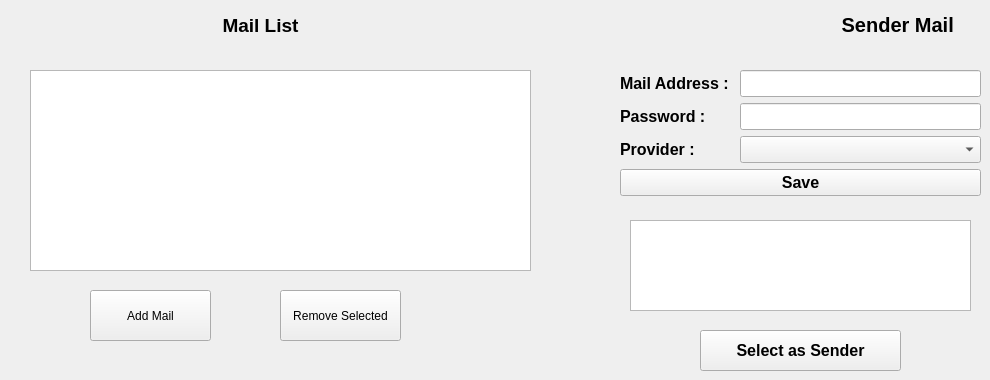
    <widget class="QWidget" name="pageHome">
     <widget class="QListWidget" name="mailList">
      <property name="geometry">
       <rect>
        <x>30</x>
        <y>70</y>
        <width>501</width>
        <height>201</height>
       </rect>
      </property>
      <property name="sizePolicy">
       <sizepolicy hsizetype="Expanding" vsizetype="Expanding">
        <horstretch>0</horstretch>
        <verstretch>0</verstretch>
       </sizepolicy>
      </property>
     </widget>
     <widget class="QLabel" name="mailLabel">
      <property name="geometry">
       <rect>
        <x>70</x>
        <y>0</y>
        <width>381</width>
        <height>51</height>
       </rect>
      </property>
      <property name="font">
       <font>
        <pointsize>14</pointsize>
        <weight>75</weight>
        <bold>true</bold>
       </font>
      </property>
      <property name="text">
       <string>&lt;html&gt;&lt;head/&gt;&lt;body&gt;&lt;p align=&quot;center&quot;&gt;Mail List&lt;/p&gt;&lt;/body&gt;&lt;/html&gt;</string>
      </property>
     </widget>
     <widget class="QPushButton" name="btnAddMailMain">
      <property name="enabled">
       <bool>true</bool>
      </property>
      <property name="geometry">
       <rect>
        <x>90</x>
        <y>290</y>
        <width>121</width>
        <height>51</height>
       </rect>
      </property>
      <property name="text">
       <string>Add Mail</string>
      </property>
     </widget>
     <widget class="QPushButton" name="btnRemoveMailMain">
      <property name="geometry">
       <rect>
        <x>280</x>
        <y>290</y>
        <width>121</width>
        <height>51</height>
       </rect>
      </property>
      <property name="text">
       <string>Remove Selected</string>
      </property>
     </widget>
     <widget class="QWidget" name="formLayoutWidget_11">
      <property name="geometry">
       <rect>
        <x>620</x>
        <y>70</y>
        <width>361</width>
        <height>141</height>
       </rect>
      </property>
      <layout class="QFormLayout" name="formLayout_9">
       <item row="0" column="0">
        <widget class="QLabel" name="label_37">
         <property name="font">
          <font>
           <pointsize>12</pointsize>
           <weight>75</weight>
           <bold>true</bold>
          </font>
         </property>
         <property name="text">
          <string>Mail Address : </string>
         </property>
        </widget>
       </item>
       <item row="1" column="0">
        <widget class="QLabel" name="label_38">
         <property name="font">
          <font>
           <pointsize>12</pointsize>
           <weight>75</weight>
           <bold>true</bold>
          </font>
         </property>
         <property name="text">
          <string>Password : </string>
         </property>
        </widget>
       </item>
       <item row="0" column="1">
        <widget class="QLineEdit" name="mailConfigAddress">
         <property name="font">
          <font>
           <pointsize>12</pointsize>
           <weight>75</weight>
           <bold>true</bold>
          </font>
         </property>
        </widget>
       </item>
       <item row="1" column="1">
        <widget class="QLineEdit" name="mailConfigPassword">
         <property name="font">
          <font>
           <pointsize>12</pointsize>
           <weight>75</weight>
           <bold>true</bold>
          </font>
         </property>
        </widget>
       </item>
       <item row="4" column="0" colspan="2">
        <widget class="QPushButton" name="btnMailConfig">
         <property name="font">
          <font>
           <pointsize>12</pointsize>
           <weight>75</weight>
           <bold>true</bold>
          </font>
         </property>
         <property name="text">
          <string>Save</string>
         </property>
        </widget>
       </item>
       <item row="2" column="0">
        <widget class="QLabel" name="label_39">
         <property name="font">
          <font>
           <pointsize>12</pointsize>
           <weight>75</weight>
           <bold>true</bold>
          </font>
         </property>
         <property name="text">
          <string>Provider : </string>
         </property>
        </widget>
       </item>
       <item row="2" column="1">
        <widget class="QComboBox" name="providersMailConfig">
         <property name="font">
          <font>
           <pointsize>12</pointsize>
           <weight>75</weight>
           <bold>true</bold>
          </font>
         </property>
        </widget>
       </item>
      </layout>
     </widget>
     <widget class="QLabel" name="label_40">
      <property name="geometry">
       <rect>
        <x>830</x>
        <y>10</y>
        <width>141</width>
        <height>31</height>
       </rect>
      </property>
      <property name="font">
       <font>
        <pointsize>15</pointsize>
        <weight>75</weight>
        <bold>true</bold>
       </font>
      </property>
      <property name="text">
       <string>&lt;html&gt;&lt;head/&gt;&lt;body&gt;&lt;p align=&quot;center&quot;&gt;Sender Mail &lt;/p&gt;&lt;/body&gt;&lt;/html&gt;</string>
      </property>
     </widget>
     <widget class="QListWidget" name="senderList">
      <property name="geometry">
       <rect>
        <x>630</x>
        <y>220</y>
        <width>341</width>
        <height>91</height>
       </rect>
      </property>
      <property name="font">
       <font>
        <pointsize>12</pointsize>
        <weight>75</weight>
        <bold>true</bold>
       </font>
      </property>
     </widget>
     <widget class="QPushButton" name="btnSelectSender">
      <property name="enabled">
       <bool>true</bool>
      </property>
      <property name="geometry">
       <rect>
        <x>700</x>
        <y>330</y>
        <width>201</width>
        <height>41</height>
       </rect>
      </property>
      <property name="font">
       <font>
        <pointsize>12</pointsize>
        <weight>75</weight>
        <bold>true</bold>
       </font>
      </property>
      <property name="text">
       <string>Select as Sender</string>
      </property>
     </widget>
    </widget>
